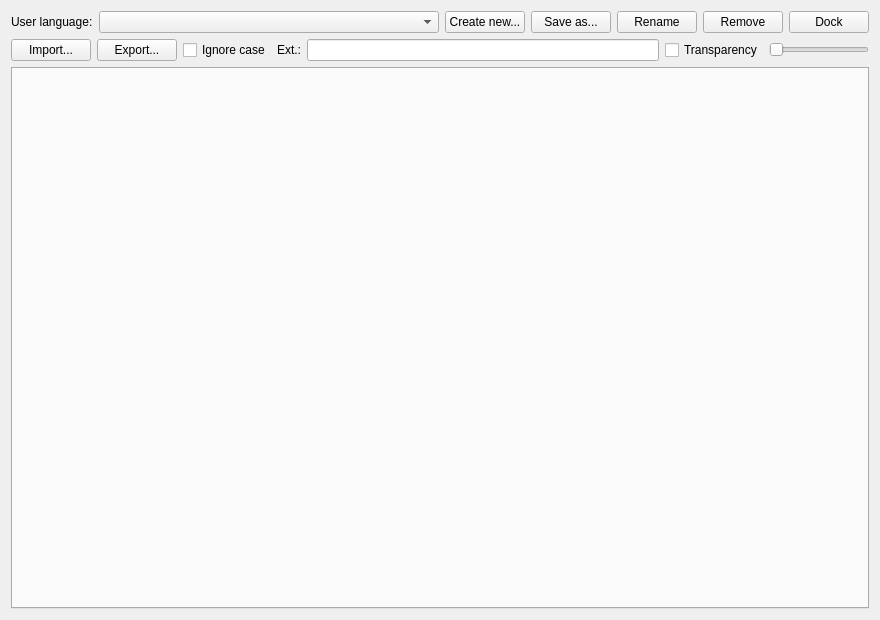
<?xml version="1.0" encoding="UTF-8"?>
<ui version="4.0">
 <class>GlobalUserdefineDlg</class>
 <widget class="QDialog" name="GlobalUserdefineDlg">
  <property name="geometry"><rect><x>0</x><y>0</y><width>880</width><height>620</height></rect></property>
  <property name="windowTitle"><string>User Defined Language v2.1</string></property>
  <layout class="QVBoxLayout" name="mainLayout">
   <item><layout class="QHBoxLayout" name="languageRow">
    <item><widget class="QLabel" name="langnameStatic"><property name="nppId" stdset="0"><number>20007</number></property><property name="text"><string>User language:</string></property></widget></item>
    <item><widget class="QComboBox" name="langnameCombo"><property name="nppId" stdset="0"><number>20006</number></property><property name="sizePolicy"><sizepolicy hsizetype="Expanding" vsizetype="Fixed"><horstretch>0</horstretch><verstretch>0</verstretch></sizepolicy></property></widget></item>
    <item><widget class="QPushButton" name="addnewButton"><property name="nppId" stdset="0"><number>20003</number></property><property name="text"><string>Create new...</string></property><property name="autoDefault"><bool>false</bool></property></widget></item>
    <item><widget class="QPushButton" name="saveasButton"><property name="nppId" stdset="0"><number>20005</number></property><property name="text"><string>Save as...</string></property><property name="autoDefault"><bool>false</bool></property></widget></item>
    <item><widget class="QPushButton" name="renameButton"><property name="nppId" stdset="0"><number>20002</number></property><property name="text"><string>Rename</string></property><property name="autoDefault"><bool>false</bool></property></widget></item>
    <item><widget class="QPushButton" name="removelangButton"><property name="nppId" stdset="0"><number>20004</number></property><property name="text"><string>Remove</string></property><property name="autoDefault"><bool>false</bool></property></widget></item>
    <item><widget class="QPushButton" name="dockButton"><property name="nppId" stdset="0"><number>20001</number></property><property name="text"><string>Dock</string></property><property name="autoDefault"><bool>false</bool></property></widget></item>
   </layout></item>
   <item><layout class="QHBoxLayout" name="optionsRow">
    <item><widget class="QPushButton" name="importButton"><property name="nppId" stdset="0"><number>20015</number></property><property name="text"><string>Import...</string></property><property name="autoDefault"><bool>false</bool></property></widget></item>
    <item><widget class="QPushButton" name="exportButton"><property name="nppId" stdset="0"><number>20016</number></property><property name="text"><string>Export...</string></property><property name="autoDefault"><bool>false</bool></property></widget></item>
    <item><widget class="QCheckBox" name="langnameIgnorecaseCheck"><property name="nppId" stdset="0"><number>20012</number></property><property name="text"><string>Ignore case</string></property></widget></item>
    <item><widget class="QLabel" name="extStatic"><property name="nppId" stdset="0"><number>20009</number></property><property name="text"><string>Ext.:</string></property></widget></item>
    <item><widget class="QLineEdit" name="extEdit"><property name="nppId" stdset="0"><number>20008</number></property></widget></item>
    <item><widget class="QCheckBox" name="udTransparentCheck"><property name="nppId" stdset="0"><number>20011</number></property><property name="text"><string>Transparency</string></property></widget></item>
    <item><widget class="QSlider" name="udPercentageSlider"><property name="nppId" stdset="0"><number>20010</number></property><property name="orientation"><enum>Qt::Horizontal</enum></property><property name="maximumSize"><size><width>100</width><height>16777215</height></size></property></widget></item>
   </layout></item>
   <item><widget class="QTabWidget" name="pages"/></item>
  </layout>
 </widget>
 <resources/>
 <connections/>
</ui>
